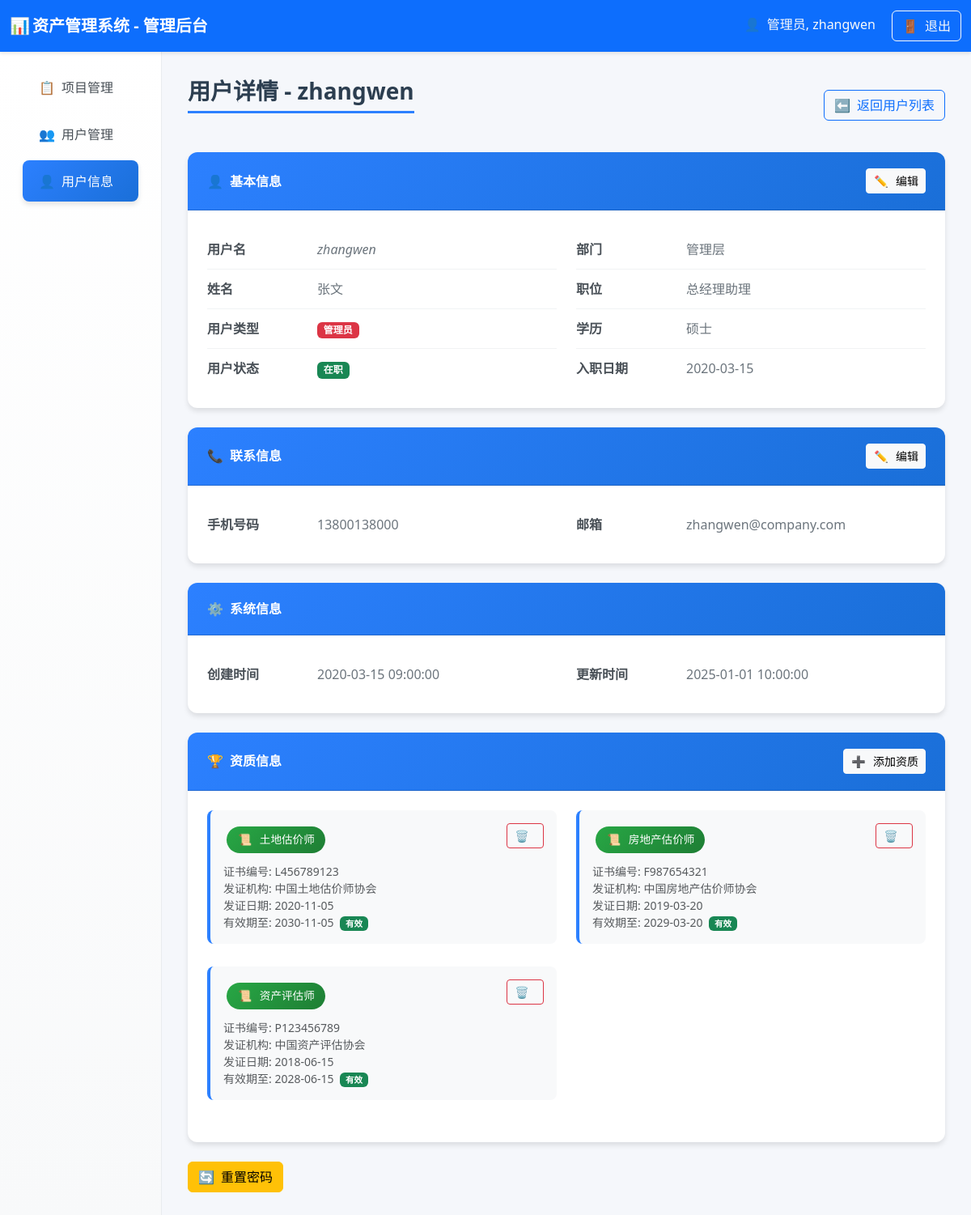
The app's page /admin/user_profile/zhangwen (signed in) with its own data.
### tables this page shows
CREATE TABLE users (
        id INTEGER PRIMARY KEY AUTOINCREMENT,
        username TEXT UNIQUE,
        realname TEXT,
        user_type TEXT,
        password TEXT,
        phone TEXT,
        email TEXT,
        hire_date TEXT,
        education TEXT,
        position TEXT,
        department TEXT,
        status TEXT DEFAULT 'active',  -- active-在职, inactive-离职
        create_time TEXT DEFAULT CURRENT_TIMESTAMP,
        update_time TEXT DEFAULT CURRENT_TIMESTAMP
    );

CREATE TABLE user_qualifications (
        id INTEGER PRIMARY KEY AUTOINCREMENT,
        username TEXT NOT NULL,
        qualification_type TEXT NOT NULL,
        qualification_number TEXT,
        issue_date TEXT,
        expiry_date TEXT,
        issue_authority TEXT,
        FOREIGN KEY (username) REFERENCES users (username),
        UNIQUE(username, qualification_type)
    );

### routes/user_routes.py (the view)
@router.get("/admin/user_profile/{username}", response_class=HTMLResponse)
async def admin_user_profile(
    request: Request,
    username: str,
    user: dict = Depends(login_required),
    db: sqlite3.Connection = Depends(get_db)
):
    if user.get("user_type") != "admin":
        return RedirectResponse(url="/user_dashboard")
    try:
        user_profile = await user_service.get_user_profile(username, db)
        user_qualifications = await user_service.get_user_qualifications(username, db)
        today = datetime.now().strftime("%Y-%m-%d")
        return templates.TemplateResponse("admin_user_profile.html", {
            "request": request,
            "current_user": user,  # 当前登录的管理员
            "user_profile": user_profile,
            "user_qualifications": user_qualifications,
            "today": today
        })
    except Exception as e:
        return RedirectResponse(url="/user_manager")

### templates/admin_user_profile.html (shortened to what this page needs)
<!DOCTYPE html>
<html lang="zh-CN">
<head>
    <link href="https://cdn.jsdelivr.net/npm/bootstrap@5.3.2/dist/css/bootstrap.min.css" rel="stylesheet">
    <link rel="stylesheet"
        href="https://cdnjs.cloudflare.com/ajax/libs/bootstrap-icons/1.11.0/font/bootstrap-icons.min.css">
</head>
<body>
    <nav class="navbar navbar-dark bg-primary">
        <div class="container-fluid">
            <span class="navbar-brand mb-0 h1 fw-bold">
                <span class="fallback-icon">📊</span>资产管理系统 - 管理后台
            </span>
            <div>
                <span class="text-light me-3">
                    <span class="fallback-icon">👤</span>管理员, {{ current_user.username }}
                </span>
                <a href="/logout" class="btn btn-outline-light">
                    <span class="fallback-icon">🚪</span>退出
                </a>
            </div>
        </div>
    </nav>
    <div class="container-fluid">
        <div class="row">
            <div class="col-md-3 col-lg-2 sidebar">
                <nav class="nav flex-column p-3">
                    <a class="nav-link" href="/admin_projects">
                        <span class="fallback-icon">📋</span>项目管理
                    </a>
                    <a class="nav-link" href="/user_manager">
                        <span class="fallback-icon">👥</span>用户管理
                    </a>
                    <a class="nav-link active" href="#">
                        <span class="fallback-icon">👤</span>用户信息
                    </a>
                </nav>
            </div>
            <div class="col-md-9 col-lg-10 main-content">
                <div class="d-flex justify-content-between align-items-center mb-4">
                    <h3 class="page-title">用户详情 - {{ user_profile.username }}</h3>
                    <a href="/user_manager" class="btn btn-outline-primary">
                        <span class="fallback-icon">⬅️</span>返回用户列表
                    </a>
                </div>
                <div class="card profile-card">
                    <div class="card-header d-flex justify-content-between align-items-center">
                        <span><span class="fallback-icon">👤</span>基本信息</span>
                        <button class="btn btn-light btn-sm" onclick="toggleEditMode('basicInfo')">
                            <span class="fallback-icon">✏️</span>编辑
                        </button>
                    </div>
                    <div class="card-body">
                        <form id="basicInfoForm" method="post"
                            action="/admin/user_profile/update/{{ user_profile.username }}">
                            <div class="row">
                                <div class="col-md-6">
                                    <div class="info-item">
                                        <span class="info-label">用户名</span>
                                        <span class="info-value non-editable">{{ user_profile.username }}</span>
                                    </div>
                                    <div class="info-item">
                                        <span class="info-label">姓名</span>
                                        <div class="info-value">
                                            <span id="realnameDisplay">{{ user_profile.realname or '未设置' }}</span>
                                        </div>
                                    </div>
                                    <div class="info-item">
                                        <span class="info-label">用户类型</span>
                                        <div class="info-value">
                                            <span id="userTypeDisplay">
                                                {% if user_profile.user_type == 'admin' %}
                                                <span class="badge bg-danger">管理员</span>
                                                {% else %}
                                                <span class="badge bg-primary">普通用户</span>
                                                {% endif %}
                                            </span>
                                        </div>
                                    </div>
                                    <div class="info-item">
                                        <span class="info-label">用户状态</span>
                                        <div class="info-value">
                                            <span id="statusDisplay">
                                                {% if user_profile.status == 'active' %}
                                                <span class="badge status-badge status-active">在职</span>
                                                {% else %}
                                                <span class="badge status-badge status-inactive">离职</span>
                                                {% endif %}
                                            </span>
                                        </div>
                                    </div>
                                </div>
                                <div class="col-md-6">
                                    <div class="info-item">
                                        <span class="info-label">部门</span>
                                        <div class="info-value">
                                            <span id="departmentDisplay">{{ user_profile.department or '未设置' }}</span>
                                        </div>
                                    </div>
                                    <div class="info-item">
                                        <span class="info-label">职位</span>
                                        <div class="info-value">
                                            <span id="positionDisplay">{{ user_profile.position or '未设置' }}</span>
                                        </div>
                                    </div>
                                    <div class="info-item">
                                        <span class="info-label">学历</span>
                                        <div class="info-value">
                                            <span id="educationDisplay">{{ user_profile.education or '未设置' }}</span>
                                        </div>
                                    </div>
                                    <div class="info-item">
                                        <span class="info-label">入职日期</span>
                                        <div class="info-value">
                                            <span id="hireDateDisplay">{{ user_profile.hire_date or '未设置' }}</span>
                                        </div>
                                    </div>
                                </div>
                            </div>
                        </form>
                    </div>
                </div>
                <div class="card profile-card">
                    <div class="card-header d-flex justify-content-between align-items-center">
                        <span><span class="fallback-icon">📞</span>联系信息</span>
                        <button class="btn btn-light btn-sm" onclick="toggleEditMode('contactInfo')">
                            <span class="fallback-icon">✏️</span>编辑
                        </button>
                    </div>
                    <div class="card-body">
                        <form id="contactInfoForm" method="post"
                            action="/admin/user_profile/update/{{ user_profile.username }}">
                            <div class="row">
                                <div class="col-md-6">
                                    <div class="info-item">
                                        <span class="info-label">手机号码</span>
                                        <div class="info-value">
                                            <span id="phoneDisplay">{{ user_profile.phone or '未设置' }}</span>
                                        </div>
                                    </div>
                                </div>
                                <div class="col-md-6">
                                    <div class="info-item">
                                        <span class="info-label">邮箱</span>
                                        <div class="info-value">
                                            <span id="emailDisplay">{{ user_profile.email or '未设置' }}</span>
                                        </div>
                                    </div>
                                </div>
                            </div>
                        </form>
                    </div>
                </div>
                <div class="card profile-card">
                    <div class="card-header">
                        <span><span class="fallback-icon">⚙️</span>系统信息</span>
                    </div>
                    <div class="card-body">
                        <div class="row">
                            <div class="col-md-6">
                                <div class="info-item">
                                    <span class="info-label">创建时间</span>
                                    <span class="info-value">{{ user_profile.create_time or '未设置' }}</span>
                                </div>
                            </div>
                            <div class="col-md-6">
                                <div class="info-item">
                                    <span class="info-label">更新时间</span>
                                    <span class="info-value">{{ user_profile.update_time or '未设置' }}</span>
                                </div>
                            </div>
                        </div>
                    </div>
                </div>
                <div class="card profile-card">
                    <div class="card-header d-flex justify-content-between align-items-center">
                        <span><span class="fallback-icon">🏆</span>资质信息</span>
                        <button class="btn btn-light btn-sm" onclick="showAddQualificationModal()">
                            <span class="fallback-icon">➕</span>添加资质
                        </button>
                    </div>
                    <div class="card-body">
                        {% if user_qualifications %}
                        <div class="row">
                            {% for qual in user_qualifications %}
                            <div class="col-md-6 mb-3">
                                <div class="qualification-item">
                                    <div class="d-flex justify-content-between align-items-start mb-2">
                                        <span class="qualification-badge">
                                            <span class="fallback-icon">📜</span>{{ qual.qualification_type }}
                                        </span>
                                        <div>
                                            <button class="btn btn-sm btn-outline-danger"
                                                onclick="deleteQualification('{{ qual.qualification_type }}', '{{ qual.qualification_number }}')">
                                                <span class="fallback-icon">🗑️</span>
                                            </button>
                                        </div>
                                    </div>
                                    {% if qual.qualification_number %}
                                    <div class="text-muted small">
                                        证书编号: {{ qual.qualification_number }}
                                    </div>
                                    {% endif %}
                                    {% if qual.issue_authority %}
                                    <div class="text-muted small">
                                        发证机构: {{ qual.issue_authority }}
                                    </div>
                                    {% endif %}
                                    {% if qual.issue_date %}
                                    <div class="text-muted small">
                                        发证日期: {{ qual.issue_date }}
                                    </div>
                                    {% endif %}
                                    {% if qual.expiry_date %}
                                    <div class="text-muted small">
                                        有效期至: {{ qual.expiry_date }}
                                        {% if qual.expiry_date > today %}
                                        <span class="badge bg-success ms-1">有效</span>
                                        {% else %}
                                        <span class="badge bg-danger ms-1">过期</span>
                                        {% endif %}
                                    </div>
                                    {% endif %}
                                </div>
                            </div>
                            {% endfor %}
                        </div>
                        {% else %}
                        <div class="text-center text-muted py-4">
                            <span class="fallback-icon">📝</span>
                            <p class="mb-0">暂无资质信息</p>
                        </div>
                        {% endif %}
                    </div>
                </div>
                <div class="action-buttons">
                    <button class="btn btn-warning" onclick="resetPassword('{{ user_profile.username }}')">
                        <span class="fallback-icon">🔄</span>重置密码
                    </button>
                </div>
            </div>
        </div>
    </div>
</body>
</html>

### records on screen
users: username "zhangwen", realname "张文", department "管理层", position "总经理助理", education "硕士", hire_date "2020-03-15", phone "13800138000", email "zhangwen@company.com"
user_qualifications: qualification_type "土地估价师", qualification_number "L456789123", issue_authority "中国土地估价师协会", issue_date "2020-11-05", expiry_date "2030-11-05", shows "有效"
user_qualifications: qualification_type "房地产估价师", qualification_number "F987654321", issue_authority "中国房地产估价师协会", issue_date "2019-03-20", expiry_date "2029-03-20", shows "有效"
user_qualifications: qualification_type "资产评估师", qualification_number "P123456789", issue_authority "中国资产评估协会", issue_date "2018-06-15", expiry_date "2028-06-15", shows "有效"

### other values on screen
{{ current_user.username }} "zhangwen"
{{ user_profile.create_time or '未设置' }} "2020-03-15 09:00:00"
{{ user_profile.update_time or '未设置' }} "2025-01-01 10:00:00"
